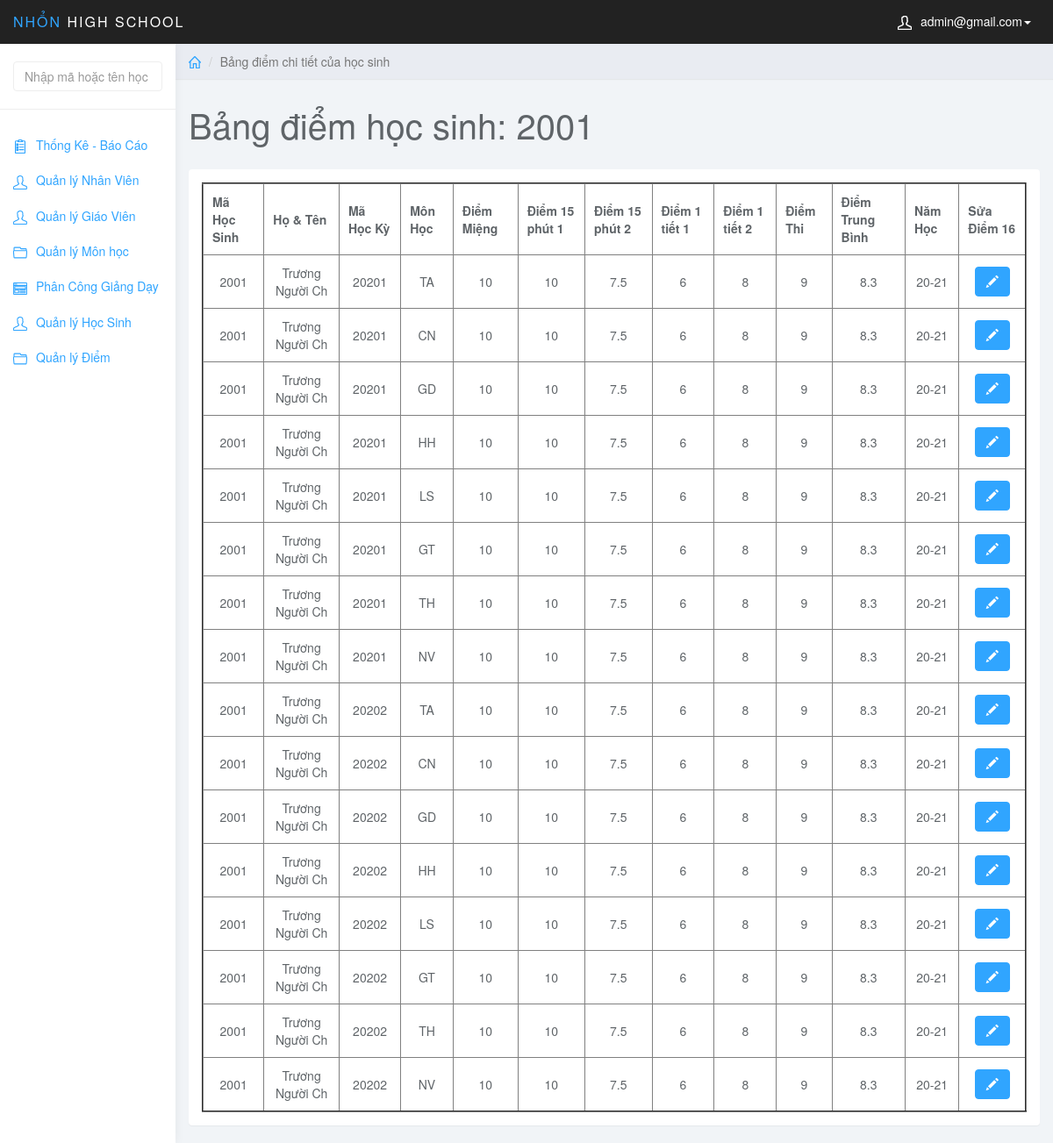
The app's page /admin/index.php?page=edit_diem&id_hs=2001 (signed in) with its own data.
### tables this page shows
CREATE TABLE `diem` (
  `MaDiem` int NOT NULL AUTO_INCREMENT,
  `MaHocKy` varchar(5) NOT NULL,
  `MaMonHoc` varchar(5) NOT NULL,
  `MaHS` int NOT NULL,
  `MaLopHoc` varchar(10) NOT NULL,
  `DiemMieng` varchar(5) NOT NULL,
  `Diem15Phut1` varchar(5) NOT NULL,
  `Diem15Phut2` varchar(5) NOT NULL,
  `Diem1Tiet1` varchar(5) NOT NULL,
  `Diem1Tiet2` varchar(5) NOT NULL,
  `DiemThi` varchar(5) NOT NULL,
  `DiemTB` float NOT NULL,
  PRIMARY KEY (`MaDiem`),
  KEY `fk_diem_mahk` (`MaHocKy`),
  KEY `fk_diem_monhoc` (`MaMonHoc`),
  KEY `fk_diem_hocsinh` (`MaHS`),
  KEY `MaLopHoc` (`MaLopHoc`),
  CONSTRAINT `diem_ibfk_1` FOREIGN KEY (`MaLopHoc`) REFERENCES `lophoc` (`MaLopHoc`),
  CONSTRAINT `fk_diem_hocsinh` FOREIGN KEY (`MaHS`) REFERENCES `hocsinh` (`MaHS`),
  CONSTRAINT `fk_diem_mahk` FOREIGN KEY (`MaHocKy`) REFERENCES `hocky` (`MaHocKy`),
  CONSTRAINT `fk_diem_monhoc` FOREIGN KEY (`MaMonHoc`) REFERENCES `monhoc` (`MaMonHoc`)
);

CREATE TABLE `hocsinh` (
  `MaHS` int NOT NULL,
  `MaLopHoc` varchar(10) NOT NULL,
  `TenHS` varchar(50) NOT NULL,
  `GioiTinh` varchar(5) NOT NULL,
  `NgaySinh` date NOT NULL,
  `NoiSinh` varchar(50) NOT NULL,
  `DanToc` varchar(10) NOT NULL,
  `HoTenCha` varchar(50) NOT NULL,
  `HoTenMe` varchar(50) NOT NULL,
  PRIMARY KEY (`MaHS`),
  KEY `fk_hs_lh` (`MaLopHoc`),
  CONSTRAINT `fk_hs_lh` FOREIGN KEY (`MaLopHoc`) REFERENCES `lophoc` (`MaLopHoc`)
);

CREATE TABLE `hocky` (
  `MaHocKy` varchar(5) NOT NULL,
  `TenHocKy` varchar(20) NOT NULL,
  `HeSoHK` int NOT NULL,
  `NamHoc` char(10) NOT NULL,
  PRIMARY KEY (`MaHocKy`),
  KEY `NamHoc` (`NamHoc`)
);

### admin/edit_diem.php (the view, shortened to what this page needs)
<?php
$stu_id = $_GET['id_hs'];
$sql_view = "SELECT * FROM hocsinh JOIN diem ON hocsinh.MaHS = diem.MaHS JOIN hocky ON diem.MaHocKy = hocky.MaHocKy WHERE hocsinh.MaHS = '$stu_id'";
$query_view = mysqli_query($conn, $sql_view);
?>
<div class="col-sm-9 col-sm-offset-3 col-lg-10 col-lg-offset-2 main">
    <div class="row">
        <ol class="breadcrumb">
            <li><a href="index.php"><svg class="glyph stroked home">
                        <use xlink:href="#stroked-home"></use>
                    </svg></a></li>
            <li class="active">Bảng điểm chi tiết của học sinh</li>
        </ol>
    </div>
    <div class="row">
        <div class="col-lg-12">
            <h1 class="page-header">Bảng điểm học sinh: <?php echo $stu_id ?></h1>
        </div>
    </div>
    <div class="row">
        <div class="col-lg-12">
            <div class="panel panel-default">
                <div class="panel-body">
                    <table border="2px" width="100%" style="text-align: center;">
                        <thead>
                            <tr>
                                <th data-field="id" data-sortable="true">Mã Học Sinh</th>
                                <th data-field="name" data-sortable="true">Họ & Tên</th>
                                <th data-sortable="true">Mã Học Kỳ</th>
                                <th data-sortable="true">Môn Học</th>
                                <th data-sortable="true">Điểm Miệng</th>
                                <th data-sortable="true">Điểm 15 phút 1</th>
                                <th data-sortable="true">Điểm 15 phút 2</th>
                                <th data-sortable="true">Điểm 1 tiết 1</th>
                                <th data-sortable="true">Điểm 1 tiết 2</th>
                                <th data-sortable="true">Điểm Thi</th>
                                <th data-sortable="true">Điểm Trung Bình</th>
                                <th data-sortable="true">Năm Học</th>
                                <th>Sửa Điểm <?php
                                $temp = mysqli_num_rows($query_view);
                                echo $temp;
                            ?></th>
                        </thead>
                        <tbody>
                            <?php
                            while ($row_view = mysqli_fetch_assoc($query_view)) {
                            echo "<tr>";
                            echo "<form method='post'>";
                            echo "<td>";
                            echo $row_view['MaHS'];
                            echo "</td>";
                            echo "<td>";
                            echo $row_view['TenHS'];
                            echo "</td>";
                                    echo "<td>";
                                    echo $row_view['MaHocKy'];
                                    echo "</td>";
                                    echo "<td>";
                                    echo $row_view['MaMonHoc'];
                                    echo "</td>";
                                    echo "<td>";
                                    echo $row_view['DiemMieng'];
                                    echo "</td>";
                                    echo "<td>";
                                    echo $row_view['Diem15Phut1'];
                                    echo "</td>";
                                    echo "<td>";
                                    echo $row_view['Diem15Phut2'];
                                    echo "</td>";
                                    echo "<td>";
                                    echo $row_view['Diem1Tiet1'];
                                    echo "</td>";
                                    echo "<td>";
                                    echo $row_view['Diem1Tiet2'];
                                    echo "</td>";
                                    echo "<td>";
                                    echo $row_view['DiemThi'];
                                    echo "</td>";
                                    echo "<td>";
                                    echo $row_view['DiemTB'];
                                    echo "</td>";
                                    echo "<td>";
                                    echo $row_view['NamHoc'];
                                    echo "</td>";
                                    echo "<td class='form-group'>";
                                    echo  "<a href='index.php?page=edit_diem_hs&id_hs="; echo $row_view['MaHS']; echo "&id_mon="; echo $row_view['MaMonHoc']; echo "&MaHocKy="; echo $row_view['MaHocKy'];
                                            echo "' class='btn btn-primary'><i class='glyphicon glyphicon-pencil'></i></a>";
                                    echo "</td>";
                                echo "</form>";
                            echo "</tr>";
                         } ?>
                        </tbody>
                    </table>
                </div>
            </div>
        </div>
    </div>
</div>

### admin/css/styles.css (style rules this page uses)
body { background: #f1f4f7; padding-top: 50px; color: #5f6468; }
a, a:hover, a:focus { color: #30a5ff; }
h1, h2, h3, h4, h5, h6 { color: #5f6468; }
h1 { font-weight: 300; font-size: 40px; }
.btn-primary, .btn-primary:hover, .btn-primary:focus, .btn-primary:active, .btn-primary.active, .open > .dropdown-toggle.btn-primary, .btn-primary.disabled, .btn-primary[disabled], fieldset[disabled] .btn-primary, .btn-primary.disabled:hover, .btn-primary[disabled]:hover, fieldset[disabled] .btn-primary:hover, .btn-primary.disabled:focus, .btn-primary[disabled]:focus, fieldset[disabled] .btn-primary:focus, .btn-primary.disabled:active, .btn-primary[disabled]:active, fieldset[disabled] .btn-primary:active, .btn-primary.disabled.active, .btn-primary[disabled].active, fieldset[disabled] .btn-primary.active { background-color: #30a5ff; border-color: #30a5ff; }
.panel { border: 0; }
.breadcrumb { border-radius: 0; padding: 10px 15px; background: #e9ecf2; box-shadow: 0 1px 1px rgba(0, 0, 0, .05); margin: 0 ; }
h1.page-header { margin-top: 30px; border-bottom: 0; }
.breadcrumb .glyph { height: 14px; width: 14px; margin: -2px 0 0 0; stroke-width: 4px; }
table th,td { padding: 10px; }

### records on screen
diem: MaHS "2001", MaHS.TenHS "Trương Người Ch", MaHocKy.MaHocKy "20201", MaMonHoc "TA", DiemMieng "10", Diem15Phut1 "10", Diem15Phut2 "7.5", Diem1Tiet1 "6", Diem1Tiet2 "8", DiemThi "9", DiemTB "8.3", MaHocKy.NamHoc "20-21"
diem: MaHS "2001", MaHS.TenHS "Trương Người Ch", MaHocKy.MaHocKy "20201", MaMonHoc "CN", DiemMieng "10", Diem15Phut1 "10", Diem15Phut2 "7.5", Diem1Tiet1 "6", Diem1Tiet2 "8", DiemThi "9", DiemTB "8.3", MaHocKy.NamHoc "20-21"
diem: MaHS "2001", MaHS.TenHS "Trương Người Ch", MaHocKy.MaHocKy "20201", MaMonHoc "GD", DiemMieng "10", Diem15Phut1 "10", Diem15Phut2 "7.5", Diem1Tiet1 "6", Diem1Tiet2 "8", DiemThi "9", DiemTB "8.3", MaHocKy.NamHoc "20-21"
diem: MaHS "2001", MaHS.TenHS "Trương Người Ch", MaHocKy.MaHocKy "20201", MaMonHoc "HH", DiemMieng "10", Diem15Phut1 "10", Diem15Phut2 "7.5", Diem1Tiet1 "6", Diem1Tiet2 "8", DiemThi "9", DiemTB "8.3", MaHocKy.NamHoc "20-21"
diem: MaHS "2001", MaHS.TenHS "Trương Người Ch", MaHocKy.MaHocKy "20201", MaMonHoc "LS", DiemMieng "10", Diem15Phut1 "10", Diem15Phut2 "7.5", Diem1Tiet1 "6", Diem1Tiet2 "8", DiemThi "9", DiemTB "8.3", MaHocKy.NamHoc "20-21"
diem: MaHS "2001", MaHS.TenHS "Trương Người Ch", MaHocKy.MaHocKy "20201", MaMonHoc "GT", DiemMieng "10", Diem15Phut1 "10", Diem15Phut2 "7.5", Diem1Tiet1 "6", Diem1Tiet2 "8", DiemThi "9", DiemTB "8.3", MaHocKy.NamHoc "20-21"
diem: MaHS "2001", MaHS.TenHS "Trương Người Ch", MaHocKy.MaHocKy "20201", MaMonHoc "TH", DiemMieng "10", Diem15Phut1 "10", Diem15Phut2 "7.5", Diem1Tiet1 "6", Diem1Tiet2 "8", DiemThi "9", DiemTB "8.3", MaHocKy.NamHoc "20-21"
diem: MaHS "2001", MaHS.TenHS "Trương Người Ch", MaHocKy.MaHocKy "20201", MaMonHoc "NV", DiemMieng "10", Diem15Phut1 "10", Diem15Phut2 "7.5", Diem1Tiet1 "6", Diem1Tiet2 "8", DiemThi "9", DiemTB "8.3", MaHocKy.NamHoc "20-21"
diem: MaHS "2001", MaHS.TenHS "Trương Người Ch", MaHocKy.MaHocKy "20202", MaMonHoc "TA", DiemMieng "10", Diem15Phut1 "10", Diem15Phut2 "7.5", Diem1Tiet1 "6", Diem1Tiet2 "8", DiemThi "9", DiemTB "8.3", MaHocKy.NamHoc "20-21"
diem: MaHS "2001", MaHS.TenHS "Trương Người Ch", MaHocKy.MaHocKy "20202", MaMonHoc "CN", DiemMieng "10", Diem15Phut1 "10", Diem15Phut2 "7.5", Diem1Tiet1 "6", Diem1Tiet2 "8", DiemThi "9", DiemTB "8.3", MaHocKy.NamHoc "20-21"
diem: MaHS "2001", MaHS.TenHS "Trương Người Ch", MaHocKy.MaHocKy "20202", MaMonHoc "GD", DiemMieng "10", Diem15Phut1 "10", Diem15Phut2 "7.5", Diem1Tiet1 "6", Diem1Tiet2 "8", DiemThi "9", DiemTB "8.3", MaHocKy.NamHoc "20-21"
diem: MaHS "2001", MaHS.TenHS "Trương Người Ch", MaHocKy.MaHocKy "20202", MaMonHoc "HH", DiemMieng "10", Diem15Phut1 "10", Diem15Phut2 "7.5", Diem1Tiet1 "6", Diem1Tiet2 "8", DiemThi "9", DiemTB "8.3", MaHocKy.NamHoc "20-21"
diem: MaHS "2001", MaHS.TenHS "Trương Người Ch", MaHocKy.MaHocKy "20202", MaMonHoc "LS", DiemMieng "10", Diem15Phut1 "10", Diem15Phut2 "7.5", Diem1Tiet1 "6", Diem1Tiet2 "8", DiemThi "9", DiemTB "8.3", MaHocKy.NamHoc "20-21"
diem: MaHS "2001", MaHS.TenHS "Trương Người Ch", MaHocKy.MaHocKy "20202", MaMonHoc "GT", DiemMieng "10", Diem15Phut1 "10", Diem15Phut2 "7.5", Diem1Tiet1 "6", Diem1Tiet2 "8", DiemThi "9", DiemTB "8.3", MaHocKy.NamHoc "20-21"
diem: MaHS "2001", MaHS.TenHS "Trương Người Ch", MaHocKy.MaHocKy "20202", MaMonHoc "TH", DiemMieng "10", Diem15Phut1 "10", Diem15Phut2 "7.5", Diem1Tiet1 "6", Diem1Tiet2 "8", DiemThi "9", DiemTB "8.3", MaHocKy.NamHoc "20-21"
diem: MaHS "2001", MaHS.TenHS "Trương Người Ch", MaHocKy.MaHocKy "20202", MaMonHoc "NV", DiemMieng "10", Diem15Phut1 "10", Diem15Phut2 "7.5", Diem1Tiet1 "6", Diem1Tiet2 "8", DiemThi "9", DiemTB "8.3", MaHocKy.NamHoc "20-21"

### other values on screen
$_SESSION['mail_user'] "admin@gmail.com"
$stu_id "2001"
$temp "16"
